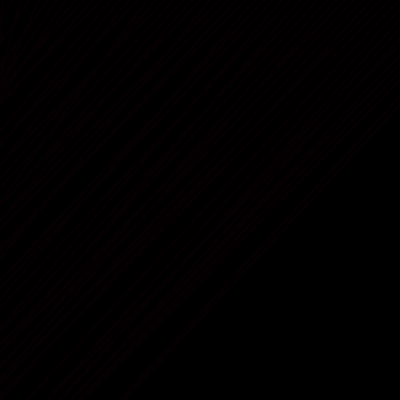
Frame 1 (no input)
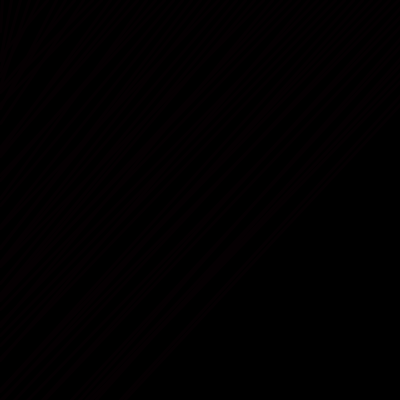
Frame 60 (the mouse pressed at the canvas centre just before this capture)
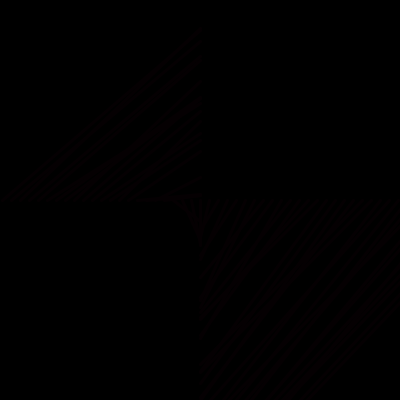
Frame 120 (the mouse held since frame 60 and released just before this capture)

The Processing sketch that drew these frames (run headless with seeded random() and noise(); from frame 60 on, the mouse is pressed at the canvas centre):

// Processing sketch: processing_60043
// ── processing_60043.pde



int value1=0;
int value2=2;
int value3=5;


void setup(){
  noCursor();
  size(400,400);
  background(0);
  strokeWeight(3); 
  //smooth();  

}


void draw(){
    stroke(value3,value1, value2);
    background(0);
  
  for(float mov=2; mov<500; mov= mov+ 9){

line(mouseX,mov+ random(59),mov, mouseY);

}


}



void mouseMoved() {
  value1 = value1 + 5;
  value2 = value2 + value3;
  value3 = value3 + (value2*4);
  if (value1 > 255) {       //no entiendo muy bien como leerla
    value1 = 0;
  if (value2>155)
    value2=128;
   if(value3<100)
   value3=255;
  }
}



/*line(20,20,20,380);
line(30,30,30,370);
line(40,40,40,360);
line(50,50,50,350);
line(60,mov,60,340);
line(70,70,70,330);
line(80,80,80,320);
line(90,90,mov,310);
line(100,200,390,200);
*/
//for(int mov=4; mov>70; mov= mov+3){
  
  
